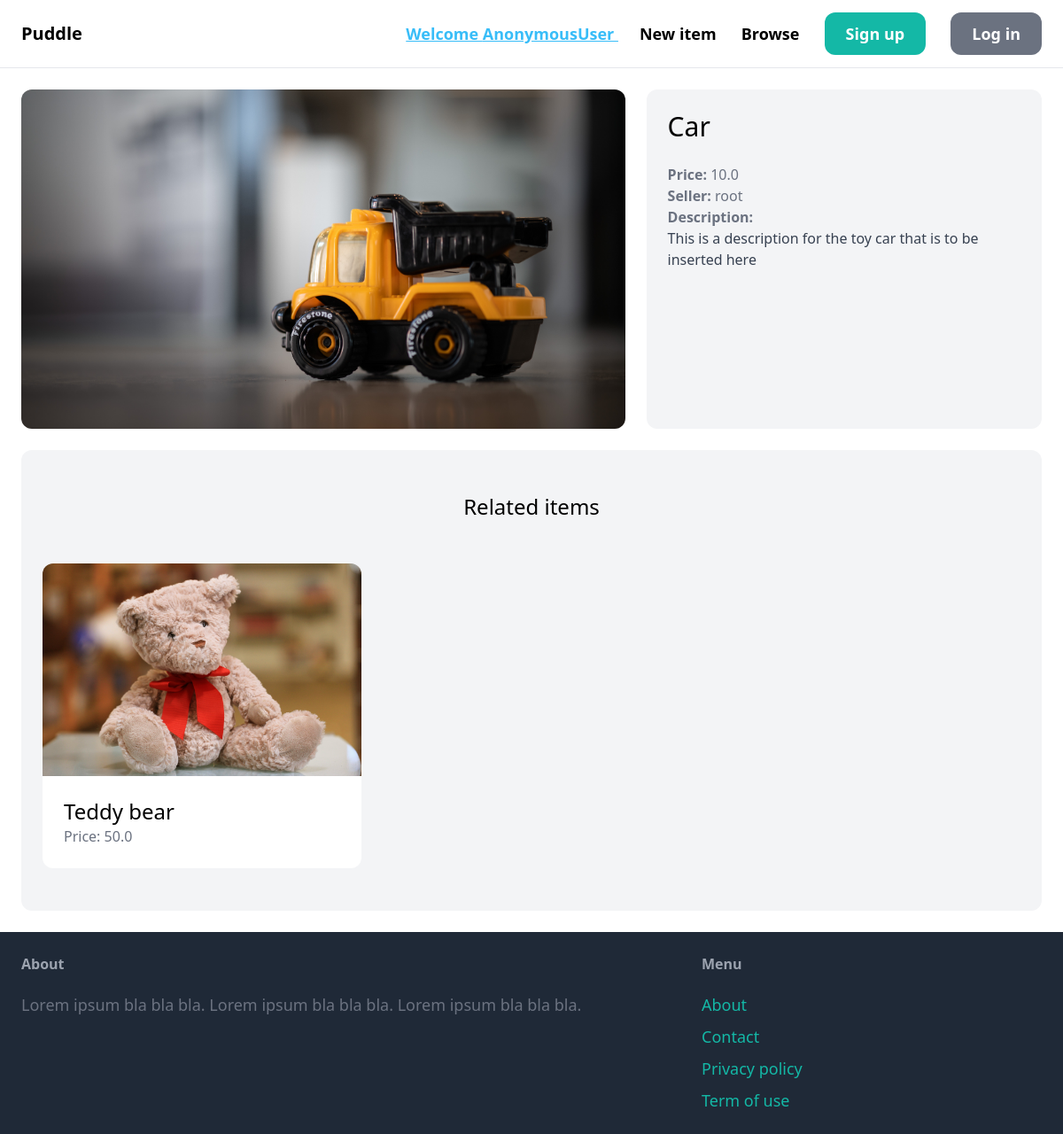
Page /items/1/ on the committed database.
### item/models.py (models this page shows)
class Item(models.Model):
    name = models.CharField(max_length=255)
    description = models.TextField(blank=True, null=True)
    price = models.FloatField()
    is_sold = models.BooleanField(default=False)
    created_at = models.DateTimeField(auto_now_add=True)
    created_by = models.ForeignKey(User, related_name="items", on_delete=models.CASCADE)
    category = models.ForeignKey(Category, related_name="items",on_delete=models.CASCADE)
    image = models.ImageField(upload_to="item_images", blank=True, null=True)

### item/views.py (the view)
# urls.py: path('<int:pk>/', views.details, name="detail"),
def details(request, pk):
    item = get_object_or_404(Item, pk=pk)
    related_items = Item.objects.filter(category = item.category, is_sold=False).exclude(pk=pk)[0:3]
    return render(request, 'item/detail.html', {
        'item': item,
        'related_items': related_items,
    })

### item/templates/item/detail.html (shortened to what this page needs)
{% extends 'core/base.html' %}
{% block content %}
<div class="grid grid-cols-5 gap-6">
    <div class="col-span-3">
        <img src="{{ item.image.url }}" class="rounded-xl">
    </div>
    <div class="col-span-2 p-6 bg-gray-100 rounded-xl">
        <h1 class="mb-6 text-3xl">{{ item.name }}</h1>
        <p class="text-gray-500"><strong>Price: </strong>{{ item.price }}</p>
        <p class="text-gray-500"><strong>Seller: </strong>{{ item.created_by.username }}</p>
        {% if item.description %}
            <p class="text-gray-700">
                <strong class="text-gray-500">Description:</strong><br>
                {{ item.description }}
            </p>
        {% endif %}
    </div>
</div>
<div class="mt-6 px-6 py-12 bg-gray-100 rounded-xl">
    <h2 class="mb-12 text-2xl text-center">Related items</h2>
    <div class="grid grid-cols-3 gap-3">
        {% for item in related_items %}
            <div>
                <a href="{% url 'item:detail' item.id %}">
                    <div>
                        <img src="{{ item.image.url }}" class="rounded-t-xl">
                    </div>
                    <div class="p-6 bg-white rounded-b-xl">
                        <h2 class="text-2xl">{{ item.name }}</h2>
                        <p class="text-gray-500">Price: {{ item.price }}</p>
                    </div>
                </a>
            </div>
        {% endfor %}
    </div>
</div>
{% endblock %}

### rows in the picture
Item: image (picture), name "Car", price "10.0", created_by.username "root", description "This is a description for the toy car that is to be inserted here"
Item: image (picture), name "Teddy bear", price "50.0"

### other values in the picture
{{ request.user }} "AnonymousUser"
